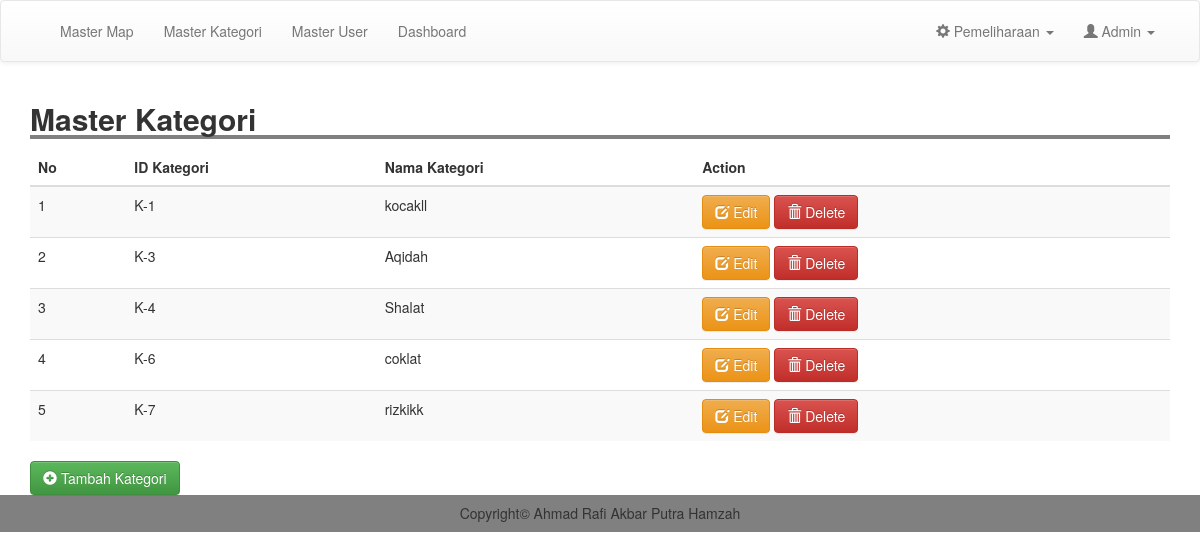
Screenshot of /admin/m_kategori.php (signed in) with the database file from the repository.
### tables this page shows
CREATE TABLE `kategori` (
  `id_kategori` varchar(20) NOT NULL,
  `nama_kategori` varchar(50) NOT NULL,
  `deleted` tinyint(1) NOT NULL,
  PRIMARY KEY (`id_kategori`)
);

### admin/m_kategori.php (the view)
<?php
include 'header.php';
?>
<div class="container">
    <h2 style="width: 100%; border-bottom: 4px solid gray"><b>Master Kategori</b></h2>
    <table class="table table-striped">
        <thead>
            <tr>
                <th scope="col">No</th>
                <th scope="col">ID Kategori</th>
                <th scope="col">Nama Kategori</th>
                <th scope="col">Action</th>
            </tr>
        </thead>
        <tbody>
            <?php
            $result = mysqli_query($conn, "SELECT * FROM kategori");
            $no = 1;
            while ($row = mysqli_fetch_assoc($result)) {
            ?>
                <tr>
                    <td><?= $no; ?></td>
                    <td><?= $row['id_kategori']; ?></td>
                    <td><?= $row['nama_kategori']; ?></td>
                    <td>
                        <a href="edit_kategori.php?id=<?= $row['id_kategori']; ?>" class="btn btn-warning"><i class="glyphicon glyphicon-edit"></i> Edit</a>
                        <a href="proses/del_kategori.php?id=<?= $row['id_kategori']; ?>" class="btn btn-danger" onclick="return confirm('Yakin ingin menghapus kategori ini?')"><i class="glyphicon glyphicon-trash"></i> Delete</a>
                    </td>
                </tr>
            <?php
                $no++;
            }
            ?>
        </tbody>
    </table>
    <a href="tm_kategori.php" class="btn btn-success"><i class="glyphicon glyphicon-plus-sign"></i> Tambah Kategori</a>
</div>
<?php
include 'footer.php';
?>

### css/style.css (style rules this page uses)
body { margin:0; padding: 0; }

### rows the page displays
kategori: id_kategori "K-1", nama_kategori "kocakll"
kategori: id_kategori "K-3", nama_kategori "Aqidah"
kategori: id_kategori "K-4", nama_kategori "Shalat"
kategori: id_kategori "K-6", nama_kategori "coklat"
kategori: id_kategori "K-7", nama_kategori "rizkikk"
